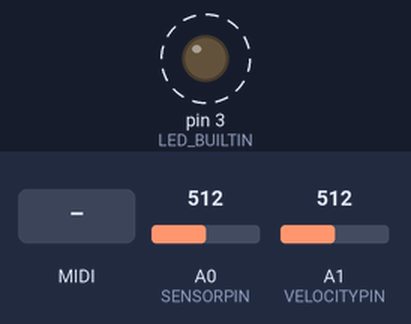
Simulated run of this sketch. Board: Arduino Uno, built with avr-gcc and run on an emulated ATmega328P. On the bench: output pins drawn as LEDs (lit = HIGH). Dashed ring = blinking. The inputs (shaded band) are chosen by the test bench; at power-on: A0 (SENSORPIN) = 512, A1 (VELOCITYPIN) = 512. MIDI output is not drawn.

Above: at 0.89 s.
1.4 s: A0 (SENSORPIN) set to 0
3.1 s: A0 (SENSORPIN) set to 4
At 4.3 s:
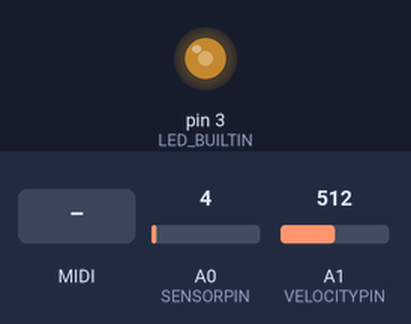
4.6 s: A0 (SENSORPIN) set to 7
6.1 s: MIDI note 36 received
At 6.7 s:
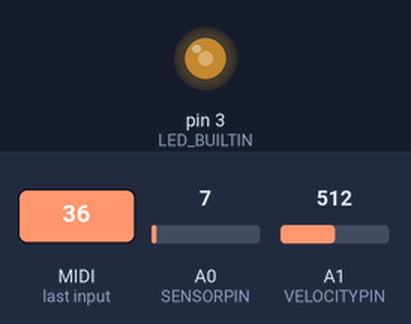
7.7 s: A0 (SENSORPIN) set to 122
At 7.95 s:
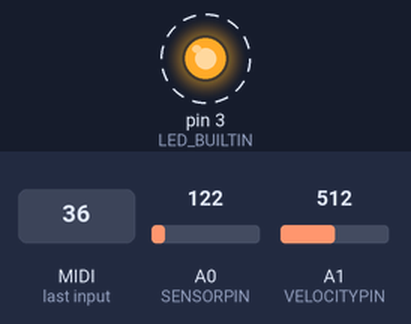
Timing chart, 0 to 11.8 s (numbered marks = the images above; inputs shaded):
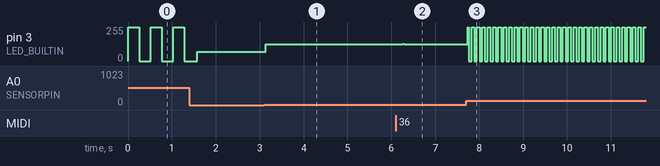

Measured:
- after the input at 3.1 s, pin 3 (LED_BUILTIN): 70/255 → 124/255 at once
- after the input at 4.6 s, every drawn part: stays the same
- after the input at 6.1 s, pin 3 (LED_BUILTIN): 124/255 → 130/255 after 0.16 s, → 124/255 0.04 s later
- after the input at 7.7 s, pin 3 (LED_BUILTIN): alternates 255/255 for 0.06 s and 0/255 for 0.06 s, starting at once

The sketch:

5-Basic_MIDI-IO_Tempo_Velocity.ino
```cpp
// Simple example of playing a fixed MIDI note on channel 1 in a tempo based on the level of a potentiometer ( sensor) connected to A0;
//The velocity or loudness of the note is based on the value of lightsensor connected to A1
//by Michel Gutlich for the Resonant Frequencies workshop #2

#define LED_BUILTIN 3 // A led is attached to pin 3 to have some visual indication of what is happening
#define SENSORPIN A0 //A potentiometer is connected to A0
#define VELOCITYPIN A1 //A lightsensor is connected to A1

// We are goin to use the FortySevenEffects MIDI library. Make sure it downloaded and installed through the Library Manager
//https://github.com/FortySevenEffects/arduino_midi_library
#include <MIDI.h>

MIDI_CREATE_DEFAULT_INSTANCE(); //Create a standard instance of a hardware Serial Port MIDI device

int tempo = 500; // Declare the variable 'tempo' and give it the initial value of 500 mSec;

int channel = 1; //The MIDI channel we are going to send messages to. Make this the channel number your synthesizer is set on. ( range = 1 - 16 )

int note = 42; //The note number we are going send ( range = 0 - 127 )

int velocity = 100; //The initial velocity ( volume) of the note we are going to send ( range = 0 - 127 )

int ccNo = 16; //The control change number to use

void setup()
{
    pinMode(LED_BUILTIN, OUTPUT);    //Set the pin where the led is attached to as an output
    MIDI.begin(MIDI_CHANNEL_OMNI);   // Launch MIDI and listen on all channels
    analogReference(EXTERNAL); //Set the analog reference to external so we can use 3.3 volts as a reference. A wire must be connected from the ARef pin to 3.3V
}

void loop()
{
    MIDI.read();            // Listen for incomming MIDI messages. It's a good thing to always implement this function in your own code

    tempo = analogRead(SENSORPIN); // Read analog port A0 and put the value in the parameter tempo. The value will be between 0 and 1023

    velocity = analogRead(VELOCITYPIN)/10 ; // Read analog port A1 and put the value in the parameter velocity. The value will be between 0 and 1023 zo we have to divide it by 10 to be in range

    digitalWrite(LED_BUILTIN, HIGH); //Turn the led on

    MIDI.sendNoteOn(note, velocity, channel);    // Send the note with a velocity on a channel

    delay(tempo/2);		    // Wait for half time the tempo ( in mSec)

    MIDI.sendNoteOff(note, 0, channel);  // Stop the note

    digitalWrite(LED_BUILTIN, LOW); //Turn off the led

    delay(tempo/2);	        // Wait for half time the tempo ( in mSec)

}

//Experiments:
//Make the note a random one
//Make the note a value defined by the light sensor
//Make the tempo a value defined by the light sensor
//
// Send a control change according to the lightsensor
// Use MIDI.sendControlChange(ccNo, velocity, channel);
```
